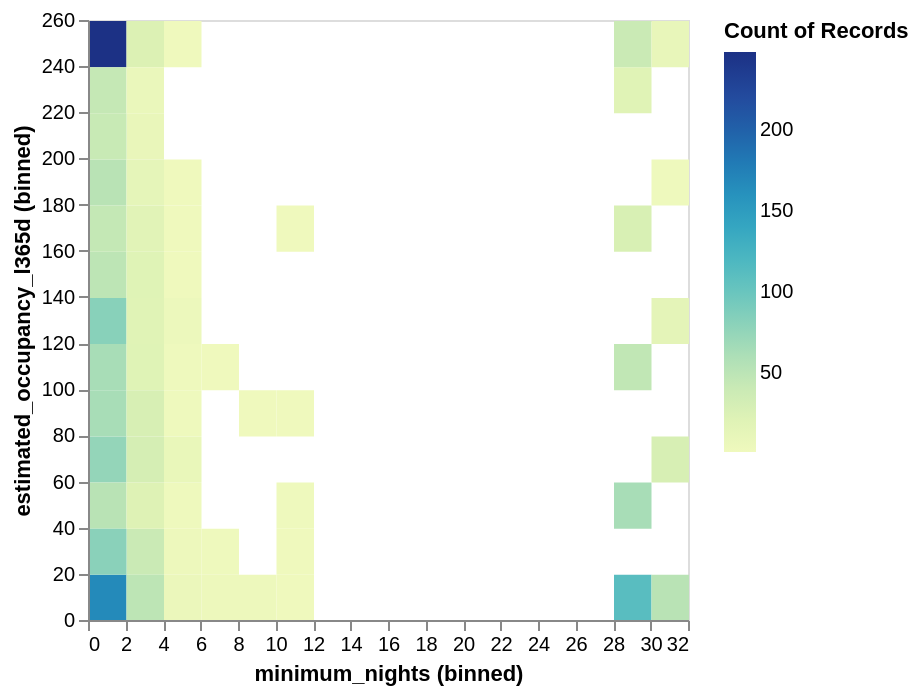

Source (notebook cell):
### Code cell
alt.Chart(listings).mark_rect().encode(
    x = alt.X('minimum_nights:Q', bin = alt.Bin(maxbins = 20)),
    y = alt.Y('estimated_occupancy_l365d:Q', bin = alt.Bin(maxbins = 20)),
    color = "count():Q"
)

### Figure 1 — Vega-Lite specification as saved in the notebook (floating-point values rounded to 4 significant figures; data arrays with more than 128 entries replaced by an {"elided": "..."} marker saying what was removed)
{"config": {"view": {"continuousWidth": 300, "continuousHeight": 300}}, "data": {"name": "data-6cec4842dcf3d7f327b99607f2190166"}, "mark": {"type": "rect"}, "encoding": {"color": {"aggregate": "count", "type": "quantitative"}, "x": {"bin": {"maxbins": 20}, "field": "minimum_nights", "type": "quantitative"}, "y": {"bin": {"maxbins": 20}, "field": "estimated_occupancy_l365d", "type": "quantitative"}}, "$schema": "https://vega.github.io/schema/vega-lite/v6.4.1.json", "datasets": {"data-6cec4842dcf3d7f327b99607f2190166": {"elided": "1838 records"}}}
